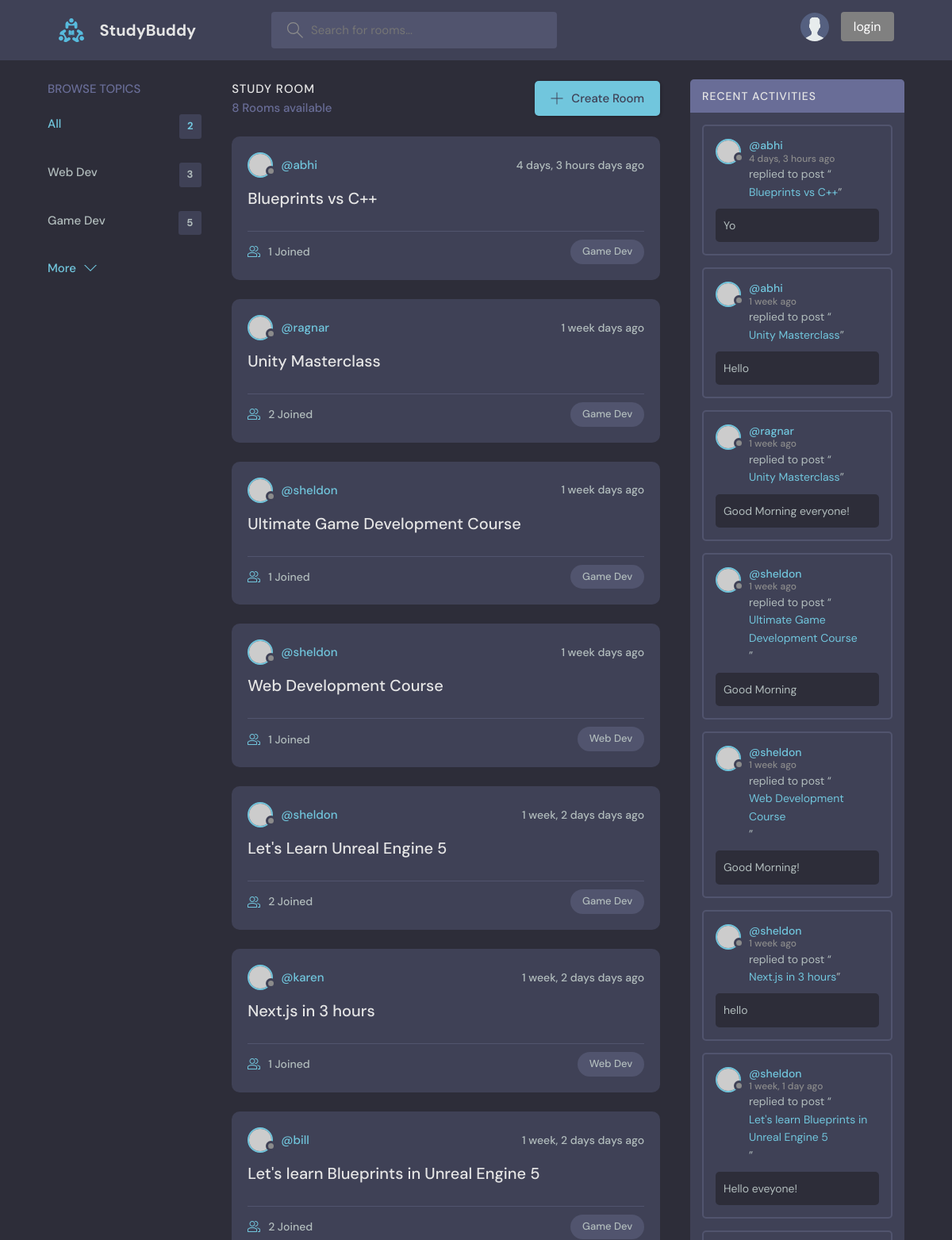
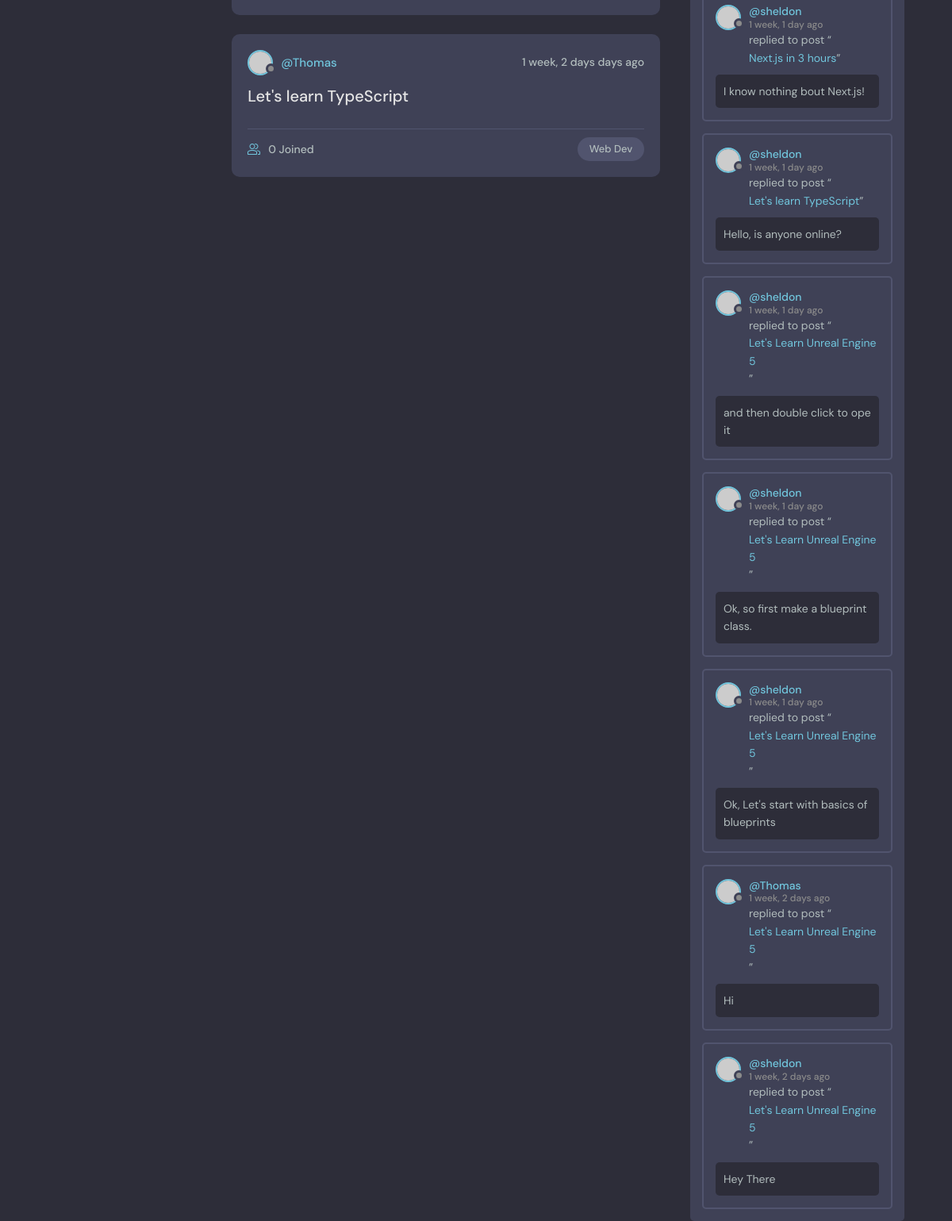
The page / on the database its author committed (2 pictures, top to bottom).
### base/models.py (models this page shows, shortened)
class Topic(models.Model):
    name = models.CharField(max_length=200)

class Room(models.Model):
    host = models.ForeignKey(User, on_delete=models.SET_NULL, null=True)
    topic = models.ForeignKey(Topic, on_delete=models.SET_NULL, null=True)
    name = models.CharField(max_length=200)
    description = models.TextField(null=True, blank=True)
    participants = models.ManyToManyField(User, related_name='participants', blank=True)
    updated = models.DateTimeField(auto_now=True)
    created = models.DateTimeField(auto_now_add=True)
    class Meta:
        ordering = ['-updated', '-created']
    def __str__(self):
        return self.name

class Message(models.Model):
    user  = models.ForeignKey(User, on_delete=models.CASCADE)
    room = models.ForeignKey(Room, on_delete=models.CASCADE)
    body = models.TextField()
    updated = models.DateTimeField(auto_now=True)
    created = models.DateTimeField(auto_now_add=True)
    class Meta:
        ordering = ['-updated', '-created']

### base/views.py (the view)
# urls.py: path('', views.home, name="home"),
def home(request):
    q = request.GET.get('q') if request.GET.get('q') != None else ''
    rooms = Room.objects.filter(
        Q(host__username__icontains=q) |
        Q(topic__name__icontains=q) |
        Q(name__icontains=q) |
        Q(description__icontains=q)
        )
    topics = Topic.objects.all()
    room_count = rooms.count()
    room_messages = Message.objects.filter(
        Q(user__username__icontains=q) |
        Q(room__topic__name__icontains=q) |
        Q(room__name__icontains=q) |
        Q(body__icontains=q)
        )
    context = {
        'rooms': rooms,
        'topics': topics,
        'room_count': room_count,
        'room_messages': room_messages,
    }
    return render(request, 'base/home.html', context)

### base/templates/base/home.html (shortened to what this page needs)
{% extends 'main.html' %}
{% block content %}
<main class="layout layout--3">
  <div class="container">
    {% include 'base/topics_component.html' %}
    <div class="roomList">
      <div class="roomList__header">
        <div>
          <h2>Study Room</h2>
          <p>{{room_count}} Rooms available</p>
        </div>
        <a class="btn btn--main" href="create-room.html">
          <svg
            version="1.1"
            xmlns="http://www.w3.org/2000/svg"
            width="32"
            height="32"
            viewBox="0 0 32 32"
          >
            <title>add</title>
            <path
              d="M16.943 0.943h-1.885v14.115h-14.115v1.885h14.115v14.115h1.885v-14.115h14.115v-1.885h-14.115v-14.115z"
            ></path>
          </svg>
          Create Room
        </a>
      </div>
      {% include 'base/feed_component.html' %}
    </div>
    {% include 'base/activity_component.html' %}
  </div>
</main>
{% endblock content %}

### base/templates/base/topics_component.html
<div class="topics">
    <div class="topics__header">
      <h2>Browse Topics</h2>
    </div>
    <ul class="topics__list">
      <li>
        <a href="{% url 'home' %}" class="active">All<span>{{topics.count}}</span></a>
      </li>
      {% for topic in topics %}
      <li>
        <a href="{% url 'home' %}?q={{topic.name}}">{{topic.name}}<span>{{topic.room_set.all.count}}</span></a>
      </li>
      {% endfor %}
    </ul>
    <a class="btn btn--link" href="topics.html">
      More
      <svg
        version="1.1"
        xmlns="http://www.w3.org/2000/svg"
        width="32"
        height="32"
        viewBox="0 0 32 32"
      >
        <title>chevron-down</title>
        <path d="M16 21l-13-13h-3l16 16 16-16h-3l-13 13z"></path>
      </svg>
    </a>
  </div>

### base/templates/base/feed_component.html (shortened to what this page needs)
{% for room in rooms%}
<div class="roomListRoom">
  <div class="roomListRoom__header">
    <a href="{% url 'user-profile' room.host.id %}" class="roomListRoom__author">
      <div class="avatar avatar--small">
        <img src="https://randomuser.me/api/portraits/women/11.jpg" />
      </div>
      <span>@{{room.host.username}}</span>
    </a>
    <div class="roomListRoom__actions">
      <span>{{room.created|timesince}} days ago</span>
    </div>
  </div>
  <div class="roomListRoom__content">
    <a href="{% url 'room' room.id %}">{{room.name}}</a>
  </div>
  <div class="roomListRoom__meta">
    <a href="{% url 'room' room.id %}" class="roomListRoom__joined">
      {{room.participants.all.count}} Joined
    </a>
    <p class="roomListRoom__topic">{{room.topic.name}}</p>
  </div>
</div>
{% endfor %}

### base/templates/base/activity_component.html (shortened to what this page needs)
<div class="activities">
  <div class="activities__header">
    <h2>Recent Activities</h2>
  </div>
  {% for message in room_messages %}
  <div class="activities__box">
    <div class="activities__boxHeader roomListRoom__header">
      <a href="{% url 'user-profile' message.user.id %}" class="roomListRoom__author">
        <div class="avatar avatar--small">
          <img src="https://randomuser.me/api/portraits/women/11.jpg" />
        </div>
        <p>
          @{{message.user}}
          <span> {{message.created|timesince}} ago</span>
        </p>
      </a>
    </div>
    <div class="activities__boxContent">
      <p>
        replied to post “<a href="{% url 'room' message.room.id %}">{{message.room}}</a
        >”
      </p>
      <div class="activities__boxRoomContent">
        {{message.body}}
      </div>
    </div>
  </div>
  {% endfor %}
</div>

### rows shown on the page
Topic: name "Web Dev", room_set.all.count "3"
Topic: name "Game Dev", room_set.all.count "5"
Room: host.username "abhi", created "4 days, 3 hours", name "Blueprints vs C++", participants.all.count "1", topic.name "Game Dev"
Room: host.username "ragnar", created "1 week", name "Unity Masterclass", participants.all.count "2", topic.name "Game Dev"
Room: host.username "sheldon", created "1 week", name "Ultimate Game Development Course", participants.all.count "1", topic.name "Game Dev"
Room: host.username "sheldon", created "1 week", name "Web Development Course", participants.all.count "1", topic.name "Web Dev"
Room: host.username "sheldon", created "1 week, 2 days", name "Let's Learn Unreal Engine 5", participants.all.count "2", topic.name "Game Dev"
Room: host.username "karen", created "1 week, 2 days", name "Next.js in 3 hours", participants.all.count "1", topic.name "Web Dev"
Room: host.username "bill", created "1 week, 2 days", name "Let's learn Blueprints in Unreal Engine 5", participants.all.count "2", topic.name "Game Dev"
Room: host.username "Thomas", created "1 week, 2 days", name "Let's learn TypeScript", participants.all.count "0", topic.name "Web Dev"
Message: user "abhi", created "4 days, 3 hours", room "Blueprints vs C++", body "Yo"
Message: user "abhi", created "1 week", room "Unity Masterclass", body "Hello"
Message: user "ragnar", created "1 week", room "Unity Masterclass", body "Good Morning everyone!"
Message: user "sheldon", created "1 week", room "Ultimate Game Development Course", body "Good Morning"
Message: user "sheldon", created "1 week", room "Web Development Course", body "Good Morning!"
Message: user "sheldon", created "1 week", room "Next.js in 3 hours", body "hello"
Message: user "sheldon", created "1 week, 1 day", room "Let's learn Blueprints in Unreal Engine 5", body "Hello eveyone!"
Message: user "sheldon", created "1 week, 1 day", room "Next.js in 3 hours", body "I know nothing bout Next.js!"
Message: user "sheldon", created "1 week, 1 day", room "Let's learn TypeScript", body "Hello, is anyone online?"
Message: user "sheldon", created "1 week, 1 day", room "Let's Learn Unreal Engine 5", body "and then double click to ope it"
Message: user "sheldon", created "1 week, 1 day", room "Let's Learn Unreal Engine 5", body "Ok, so first make a blueprint class."
Message: user "sheldon", created "1 week, 1 day", room "Let's Learn Unreal Engine 5", body "Ok, Let's start with basics of blueprints"
Message: user "Thomas", created "1 week, 2 days", room "Let's Learn Unreal Engine 5", body "Hi"
Message: user "sheldon", created "1 week, 2 days", room "Let's Learn Unreal Engine 5", body "Hey There"

### other values the page prints
{{ topics.count }} "2"
{{ room_count }} "8"
